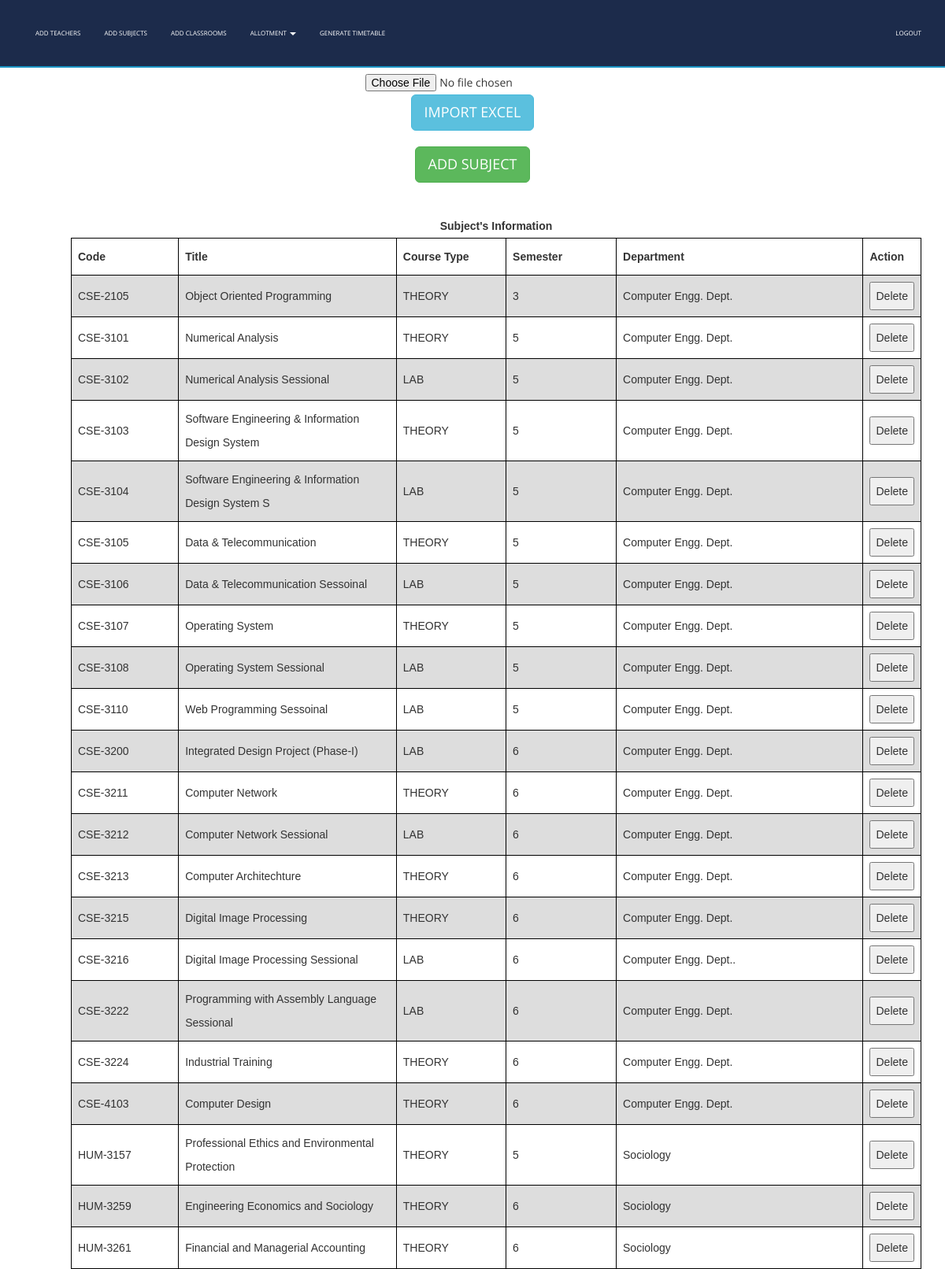
The app's page /addsubjects.php with its own data.
### tables this page shows
CREATE TABLE `subjects` (
  `subject_code` varchar(10) NOT NULL,
  `subject_name` varchar(50) NOT NULL,
  `course_type` varchar(15) NOT NULL,
  `semester` int(1) NOT NULL,
  `department` varchar(50) NOT NULL,
  `isAlloted` int(1) NOT NULL,
  `allotedto` text NOT NULL,
  `allotedto2` text NOT NULL,
  `allotedto3` text NOT NULL
);

### addsubjects.php (the view, shortened to what this page needs)
<!DOCTYPE html>
<html xmlns="http://www.w3.org/1999/xhtml">
<head>
    <link href="assets/css/bootstrap.css" rel="stylesheet"/>
    <link href="assets/css/font-awesome.min.css" rel="stylesheet"/>
    <link href="assets/css/flexslider.css" rel="stylesheet"/>
    <link href="assets/css/style.css" rel="stylesheet"/>
</head>
<body>
<div class="navbar navbar-inverse navbar-fixed-top " id="menu">
    <div class="container">
        <div class="navbar-collapse collapse move-me">
            <ul class="nav navbar-nav navbar-left">
                <li><a href="addteachers.php">ADD TEACHERS</a></li>
                <li><a href="addsubjects.php">ADD SUBJECTS</a></li>
                <li><a href="addclassrooms.php">ADD CLASSROOMS</a></li>
                <li class="dropdown"><a class="dropdown-toggle" data-toggle="dropdown" aria-expanded="false">ALLOTMENT
                        <span class="caret"></span></a>
                </li>
                <li><a href="generatetimetable.php">GENERATE TIMETABLE</a></li>
            </ul>
            <ul class="nav navbar-nav navbar-right">
                <li><a href="home.php">LOGOUT</a></li>
            </ul>
        </div>
    </div>
</div>
<br>
<div align="center" style="margin-top:60px">
    <form name="import" method="post" enctype="multipart/form-data">
        <input type="file" name="file"/>
        <input type="submit" name="subjectexcel" id="subjectexcel" class="btn btn-info btn-lg" value="IMPORT EXCEL"/>
    </form>
</div>
<div align="center" style="margin-top: 20px">
    <button id="subjectmanual" class="btn btn-success btn-lg">ADD SUBJECT</button>
</div>
<div>
    <br>
    <table id=subjectstable style="margin-left: 90px">
        <caption><strong> Subject's Information</strong></caption>
        <tr>
            <th width="150">Code</th>
            <th width=300>Title</th>
            <th width=150>Course Type</th>
            <th width="150">Semester</th>
            <th width="350">Department</th>
            <th width="40">Action</th>
        </tr>
        <?php
        $q = mysqli_query(mysqli_connect("localhost", "root", "", "ttms"),
            "SELECT * FROM subjects ORDER BY subject_code ASC ");
        while ($row = mysqli_fetch_assoc($q)) {
            echo "<tr><td>{$row['subject_code']}</td>
                    <td>{$row['subject_name']}</td>
                    <td>{$row['course_type']}</td>
                    <td>{$row['semester']}</td>
                     <td>{$row['department']}</td>
                     <td><button>Delete</button></td>
                    </tr>\n";
        }
        ?>
    </table>
</div>
</body>
</html>

### assets/css/style.css (style rules this page uses)
#menu { background-color: rgba(28, 43, 75, 1); color: #fff; font-size: 8px; font-weight: 400; min-height: 40px; padding: 10px 0; border-bottom: 2px solid #1A94C4; }
.navbar-inverse { border-color: transparent; }
.navbar-inverse .navbar-nav > li > a, .navbar-inverse .navbar-nav > li > a:hover { color: #FFF; padding: 22px 15px; }

### addsubjects.php (style rules this page uses)
table { margin-top: 10px; font-family: arial, sans-serif; border-collapse: collapse; margin-left: 50px; width: 90%; }
td, th { border: 1px solid #000000; text-align: left; padding: 8px; }
tr:nth-child(even) { background-color: #dddddd; }

### records on screen
subjects: subject_code "CSE-2105", subject_name "Object Oriented Programming", course_type "THEORY", semester "3", department "Computer Engg. Dept."
subjects: subject_code "CSE-3101", subject_name "Numerical Analysis", course_type "THEORY", semester "5", department "Computer Engg. Dept."
subjects: subject_code "CSE-3102", subject_name "Numerical Analysis Sessional", course_type "LAB", semester "5", department "Computer Engg. Dept."
subjects: subject_code "CSE-3103", subject_name "Software Engineering & Information Design System", course_type "THEORY", semester "5", department "Computer Engg. Dept."
subjects: subject_code "CSE-3104", subject_name "Software Engineering & Information Design System S", course_type "LAB", semester "5", department "Computer Engg. Dept."
subjects: subject_code "CSE-3105", subject_name "Data & Telecommunication", course_type "THEORY", semester "5", department "Computer Engg. Dept."
subjects: subject_code "CSE-3106", subject_name "Data & Telecommunication Sessoinal", course_type "LAB", semester "5", department "Computer Engg. Dept."
subjects: subject_code "CSE-3107", subject_name "Operating System", course_type "THEORY", semester "5", department "Computer Engg. Dept."
subjects: subject_code "CSE-3108", subject_name "Operating System Sessional", course_type "LAB", semester "5", department "Computer Engg. Dept."
subjects: subject_code "CSE-3110", subject_name "Web Programming Sessoinal", course_type "LAB", semester "5", department "Computer Engg. Dept."
subjects: subject_code "CSE-3200", subject_name "Integrated Design Project (Phase-I)", course_type "LAB", semester "6", department "Computer Engg. Dept."
subjects: subject_code "CSE-3211", subject_name "Computer Network", course_type "THEORY", semester "6", department "Computer Engg. Dept."
subjects: subject_code "CSE-3212", subject_name "Computer Network Sessional", course_type "LAB", semester "6", department "Computer Engg. Dept."
subjects: subject_code "CSE-3213", subject_name "Computer Architechture", course_type "THEORY", semester "6", department "Computer Engg. Dept."
subjects: subject_code "CSE-3215", subject_name "Digital Image Processing", course_type "THEORY", semester "6", department "Computer Engg. Dept."
subjects: subject_code "CSE-3216", subject_name "Digital Image Processing Sessional", course_type "LAB", semester "6", department "Computer Engg. Dept.."
subjects: subject_code "CSE-3222", subject_name "Programming with Assembly Language Sessional", course_type "LAB", semester "6", department "Computer Engg. Dept."
subjects: subject_code "CSE-3224", subject_name "Industrial Training", course_type "THEORY", semester "6", department "Computer Engg. Dept."
subjects: subject_code "CSE-4103", subject_name "Computer Design", course_type "THEORY", semester "6", department "Computer Engg. Dept."
subjects: subject_code "HUM-3157", subject_name "Professional Ethics and Environmental Protection", course_type "THEORY", semester "5", department "Sociology"
subjects: subject_code "HUM-3259", subject_name "Engineering Economics and Sociology", course_type "THEORY", semester "6", department "Sociology"
subjects: subject_code "HUM-3261", subject_name "Financial and Managerial Accounting", course_type "THEORY", semester "6", department "Sociology"
